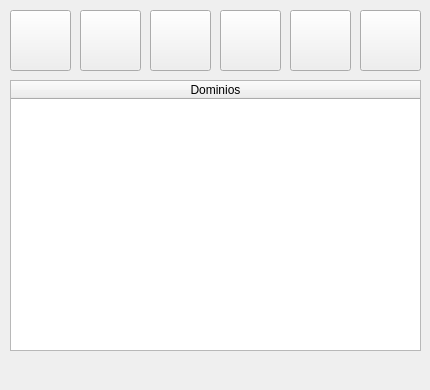
<?xml version="1.0" encoding="UTF-8"?>
<ui version="4.0">
 <class>MainWindow</class>
 <widget class="QMainWindow" name="MainWindow">
  <property name="geometry">
   <rect>
    <x>0</x>
    <y>0</y>
    <width>430</width>
    <height>390</height>
   </rect>
  </property>
  <property name="minimumSize">
   <size>
    <width>430</width>
    <height>390</height>
   </size>
  </property>
  <property name="maximumSize">
   <size>
    <width>430</width>
    <height>390</height>
   </size>
  </property>
  <property name="windowTitle">
   <string>LaboonAccess</string>
  </property>
  <property name="windowIcon">
   <iconset>
    <normaloff>../icons/control parental.svg</normaloff>../icons/control parental.svg</iconset>
  </property>
  <property name="windowOpacity">
   <double>1.000000000000000</double>
  </property>
  <widget class="QWidget" name="centralwidget">
   <widget class="QPushButton" name="btn_agregar">
    <property name="geometry">
     <rect>
      <x>10</x>
      <y>10</y>
      <width>61</width>
      <height>61</height>
     </rect>
    </property>
    <property name="toolTip">
     <string>Agregar Dominio</string>
    </property>
    <property name="text">
     <string/>
    </property>
    <property name="icon">
     <iconset>
      <normaloff>../icons/plus-circle.svg</normaloff>../icons/plus-circle.svg</iconset>
    </property>
    <property name="iconSize">
     <size>
      <width>32</width>
      <height>32</height>
     </size>
    </property>
   </widget>
   <widget class="QPushButton" name="btn_quitar">
    <property name="geometry">
     <rect>
      <x>80</x>
      <y>10</y>
      <width>61</width>
      <height>61</height>
     </rect>
    </property>
    <property name="toolTip">
     <string>Quitar Dominio</string>
    </property>
    <property name="text">
     <string/>
    </property>
    <property name="icon">
     <iconset>
      <normaloff>../icons/minus-circle.svg</normaloff>../icons/minus-circle.svg</iconset>
    </property>
    <property name="iconSize">
     <size>
      <width>32</width>
      <height>32</height>
     </size>
    </property>
   </widget>
   <widget class="QPushButton" name="btn_importar">
    <property name="geometry">
     <rect>
      <x>220</x>
      <y>10</y>
      <width>61</width>
      <height>61</height>
     </rect>
    </property>
    <property name="toolTip">
     <string>Importar Dominios</string>
    </property>
    <property name="text">
     <string/>
    </property>
    <property name="icon">
     <iconset>
      <normaloff>../icons/sunset.svg</normaloff>../icons/sunset.svg</iconset>
    </property>
    <property name="iconSize">
     <size>
      <width>32</width>
      <height>32</height>
     </size>
    </property>
   </widget>
   <widget class="QPushButton" name="btn_exportar">
    <property name="geometry">
     <rect>
      <x>290</x>
      <y>10</y>
      <width>61</width>
      <height>61</height>
     </rect>
    </property>
    <property name="toolTip">
     <string>Exportar Dominios</string>
    </property>
    <property name="text">
     <string/>
    </property>
    <property name="icon">
     <iconset>
      <normaloff>../icons/sunrise.svg</normaloff>../icons/sunrise.svg</iconset>
    </property>
    <property name="iconSize">
     <size>
      <width>32</width>
      <height>32</height>
     </size>
    </property>
   </widget>
   <widget class="QPushButton" name="btn_acerca">
    <property name="geometry">
     <rect>
      <x>360</x>
      <y>10</y>
      <width>61</width>
      <height>61</height>
     </rect>
    </property>
    <property name="toolTip">
     <string>Acerca De</string>
    </property>
    <property name="text">
     <string/>
    </property>
    <property name="icon">
     <iconset>
      <normaloff>../icons/user.svg</normaloff>../icons/user.svg</iconset>
    </property>
    <property name="iconSize">
     <size>
      <width>32</width>
      <height>32</height>
     </size>
    </property>
   </widget>
   <widget class="QTableWidget" name="tableWidget">
    <property name="geometry">
     <rect>
      <x>10</x>
      <y>80</y>
      <width>411</width>
      <height>271</height>
     </rect>
    </property>
    <attribute name="horizontalHeaderCascadingSectionResizes">
     <bool>false</bool>
    </attribute>
    <attribute name="horizontalHeaderStretchLastSection">
     <bool>true</bool>
    </attribute>
    <column>
     <property name="text">
      <string>Dominios</string>
     </property>
    </column>
   </widget>
   <widget class="QPushButton" name="btn_guardar">
    <property name="geometry">
     <rect>
      <x>150</x>
      <y>10</y>
      <width>61</width>
      <height>61</height>
     </rect>
    </property>
    <property name="toolTip">
     <string>Guardar dominios</string>
    </property>
    <property name="text">
     <string/>
    </property>
    <property name="icon">
     <iconset>
      <normaloff>../icons/save.svg</normaloff>../icons/save.svg</iconset>
    </property>
    <property name="iconSize">
     <size>
      <width>32</width>
      <height>32</height>
     </size>
    </property>
   </widget>
   <widget class="QLabel" name="lbl_estado">
    <property name="geometry">
     <rect>
      <x>10</x>
      <y>356</y>
      <width>411</width>
      <height>31</height>
     </rect>
    </property>
    <property name="font">
     <font>
      <pointsize>12</pointsize>
     </font>
    </property>
    <property name="styleSheet">
     <string notr="true">color: rgb(0, 170, 0);</string>
    </property>
    <property name="text">
     <string/>
    </property>
   </widget>
  </widget>
 </widget>
 <resources/>
 <connections/>
</ui>
